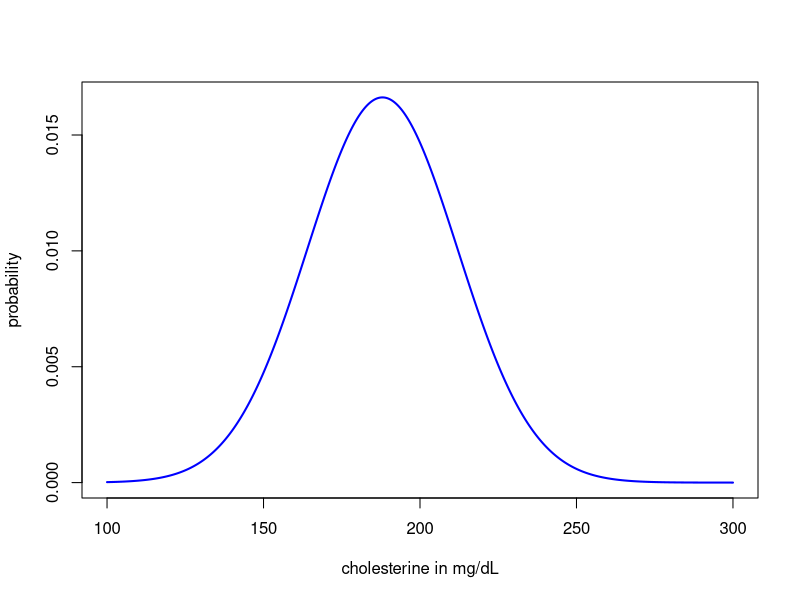

Write the R code that produced this figure.
# Exercise a: 
  mean_value <- 188
  sd_value <- 24
  
  # Creating a range of values for x
  x <- seq(100, 300, length = 1000)  #
  
  # Creating pdf
  pdf <- dnorm(x,mean_value, sd_value)
  
  # Displaying pdf 
  plot(x, pdf, type = "l", lwd = 2, col = "blue",
       xlab = "cholesterine in mg/dL", 
       ylab = "probability")

# Exercise b:
  #P(150 <= X <= 170)
  pnorm(170, mean_value, sd_value) - pnorm(150, mean_value, sd_value)
  
# Exercise c:
  #Compute the range of cholesterol levels (Q3 - Q1)
  qnorm(0.75, mean_value, sd_value) - qnorm(0.25, mean_value, sd_value)
  